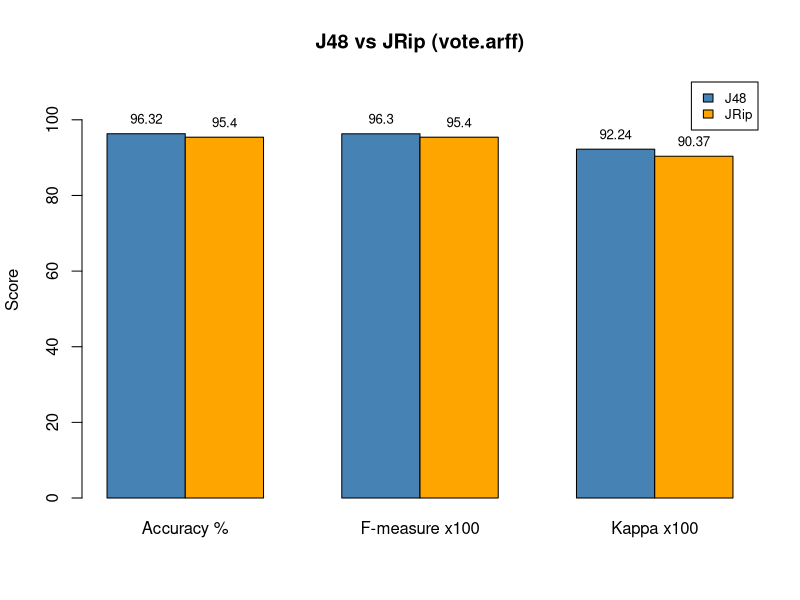

This chart was generated by the following R code:
# ==============================================================================
# Course: CSA1604 - Data Warehousing and Data Mining
# Name: Vino Aldrin E
# Register No: 192511481
# Experiment 29 (graph): Rule Based (JRip) vs Decision Tree (J48) - vote.arff, 10-fold CV
# ==============================================================================
# values from the Weka outputs
res <- rbind(J48 = c(96.32, 96.3, 92.24), JRip = c(95.40, 95.4, 90.37))
colnames(res) <- c("Accuracy %", "F-measure x100", "Kappa x100")
res
b <- barplot(res, beside = TRUE, col = c("steelblue", "orange"), ylim = c(0, 110),
             main = "J48 vs JRip (vote.arff)", ylab = "Score", legend.text = TRUE,
             args.legend = list(x = "topright", cex = 0.8))
text(b, res, res, pos = 3, cex = 0.8)
